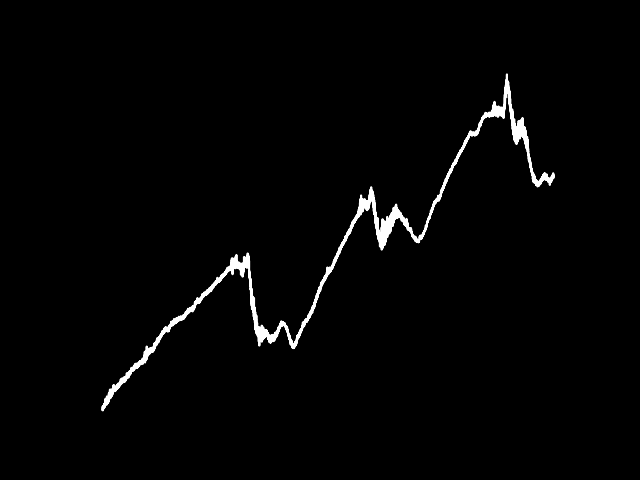
#> input picture img_direct/Box_holding/Box_holding__EMGData_Back_0814.csv.png, 640 x 480 px; its folder holds only this picture in this run
$ python data_preprocessing.py
#> lines starting #> are read from the running program, lines starting #| are printed output that depends on the picture
import os
import glob

import cv2
import numpy as np
import sklearn.model_selection

folder = './img_direct/'
categorical = ['Box_holding', 'Eating', 'Erasing-writing', 'Lifting_up_and_down',
               'Light_bulb', 'Open-close-door', 'Reaching_out_and_retracting', 'Smart_phone_check']
num_classes = len(categorical)

w = 256
h = 256

x = []
y = []

for index, categorical in enumerate(categorical):
    label = [0 for i in range(num_classes)]
    label[index] = 1
    dir_ = f'{folder+categorical}/'

    for top, dir1, f in os.walk(dir_):
        for filename in f:
            print(dir_+filename)
            img = cv2.imread(dir_ + filename)
#> img is the input picture: shape (480, 640, 3); min 0, max 255, mean 4.1
            img = cv2.resize(img, None, fx=w/img.shape[1], fy=h/img.shape[0])
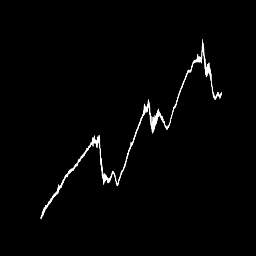
#> img: shape (256, 256, 3); min 0, max 255, mean 4.1
            x.append(img/256)
            y.append(label)
#> pass 2 of the loop `for index, categorical in enumerate(categorical):`:
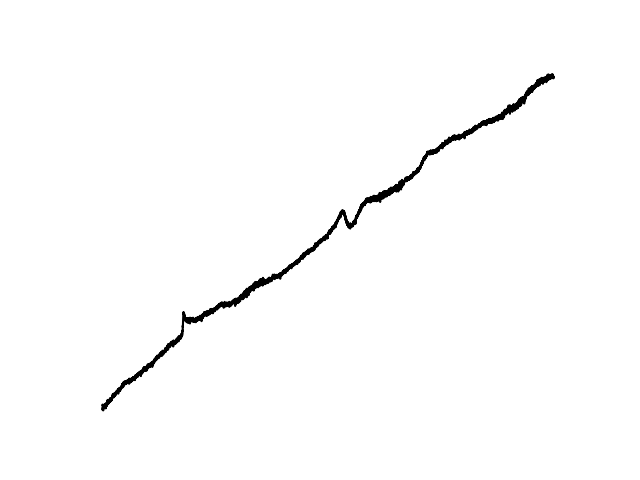
#> input picture img_direct/Eating/Eating__EMGData_Back_0814.csv.png, 640 x 480 px
#> img is the input picture: shape (480, 640, 3); min 0, max 255, mean 252.3
#> `img = cv2.resize(img, None, fx=w/img.shape[1], fy=h/img.shape[0])`:
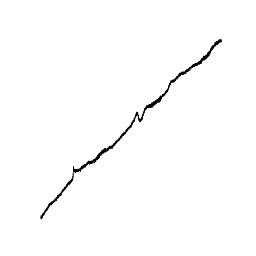
#> img: shape (256, 256, 3); min 0, max 255, mean 252.3

x = np.array(x)
y = np.array(y)
X_train, X_test, y_train, y_test = sklearn.model_selection.train_test_split(x, y)
np.savez('test_image_data.npz', x_train=X_train, x_test=X_test, y_train=y_train, y_test=y_test)
